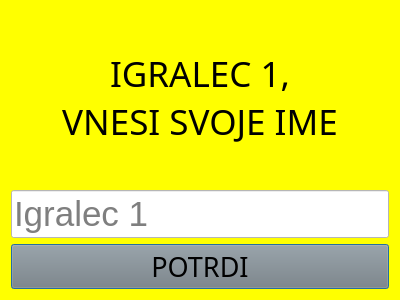
<?xml version="1.0" encoding="UTF-8"?>
<ui version="4.0">
 <class>vnosImena1</class>
 <widget class="QDialog" name="vnosImena1">
  <property name="geometry">
   <rect>
    <x>0</x>
    <y>0</y>
    <width>400</width>
    <height>300</height>
   </rect>
  </property>
  <property name="windowTitle">
   <string>Štiri v vrsto</string>
  </property>
  <property name="styleSheet">
   <string notr="true">background-color: yellow;</string>
  </property>
  <layout class="QGridLayout" name="gridLayout">
   <item row="0" column="0">
    <layout class="QVBoxLayout" name="verticalLayout">
     <item>
      <widget class="QLabel" name="label">
       <property name="font">
        <font>
         <family>Hobo Std</family>
         <pointsize>26</pointsize>
        </font>
       </property>
       <property name="styleSheet">
        <string notr="true">background-color: rgba(255, 255, 255, 0);</string>
       </property>
       <property name="text">
        <string>IGRALEC 1,
VNESI SVOJE IME</string>
       </property>
       <property name="alignment">
        <set>Qt::AlignCenter</set>
       </property>
      </widget>
     </item>
     <item>
      <widget class="QLineEdit" name="txtIme">
       <property name="font">
        <font>
         <pointsize>26</pointsize>
        </font>
       </property>
       <property name="styleSheet">
        <string notr="true">background-color:white;</string>
       </property>
       <property name="text">
        <string/>
       </property>
       <property name="placeholderText">
        <string>Igralec 1</string>
       </property>
      </widget>
     </item>
     <item>
      <widget class="QPushButton" name="btnPotrdi">
       <property name="font">
        <font>
         <family>Hobo Std</family>
         <pointsize>20</pointsize>
        </font>
       </property>
       <property name="styleSheet">
        <string notr="true">background-color: grey;</string>
       </property>
       <property name="text">
        <string>POTRDI</string>
       </property>
      </widget>
     </item>
    </layout>
   </item>
  </layout>
 </widget>
 <resources/>
 <connections>
  <connection>
   <sender>btnPotrdi</sender>
   <signal>clicked()</signal>
   <receiver>vnosImena1</receiver>
   <slot>accept()</slot>
   <hints>
    <hint type="sourcelabel">
     <x>299</x>
     <y>420</y>
    </hint>
    <hint type="destinationlabel">
     <x>299</x>
     <y>224</y>
    </hint>
   </hints>
  </connection>
 </connections>
</ui>
